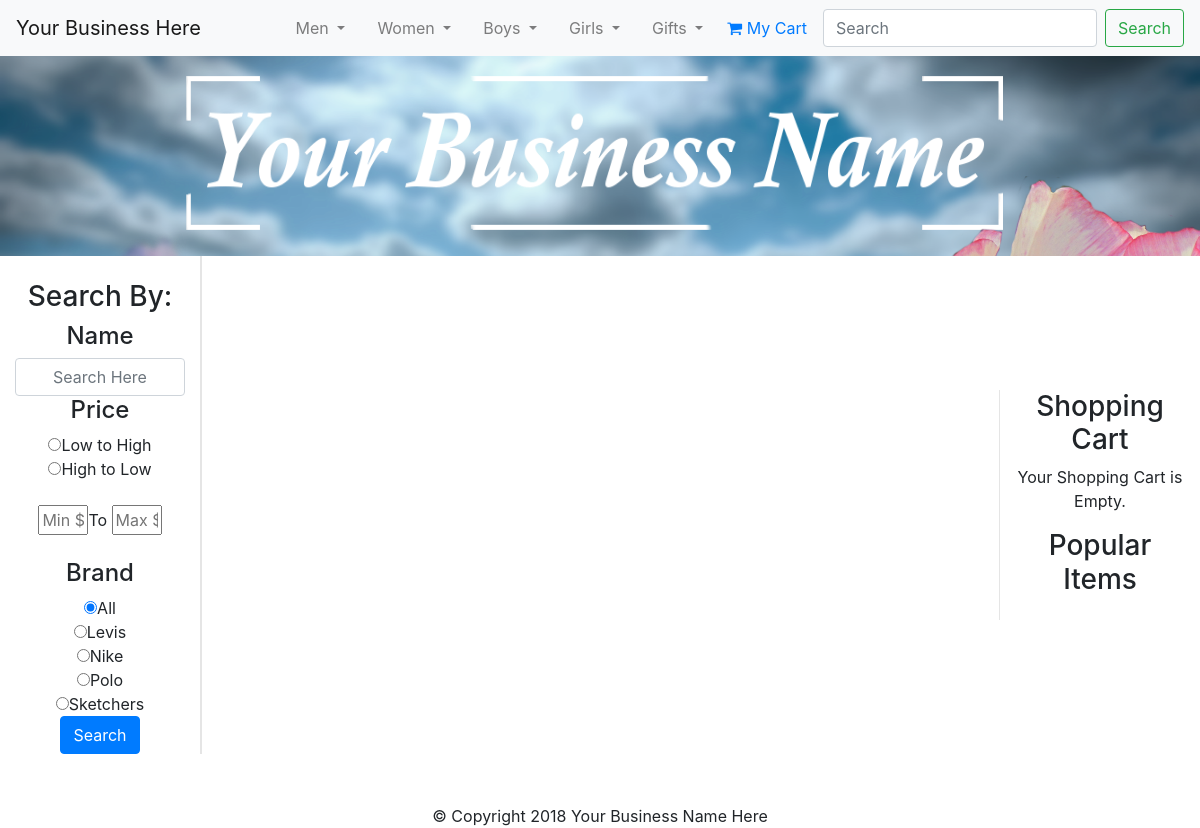
/category.php, run on an earlier commit of the app's database.
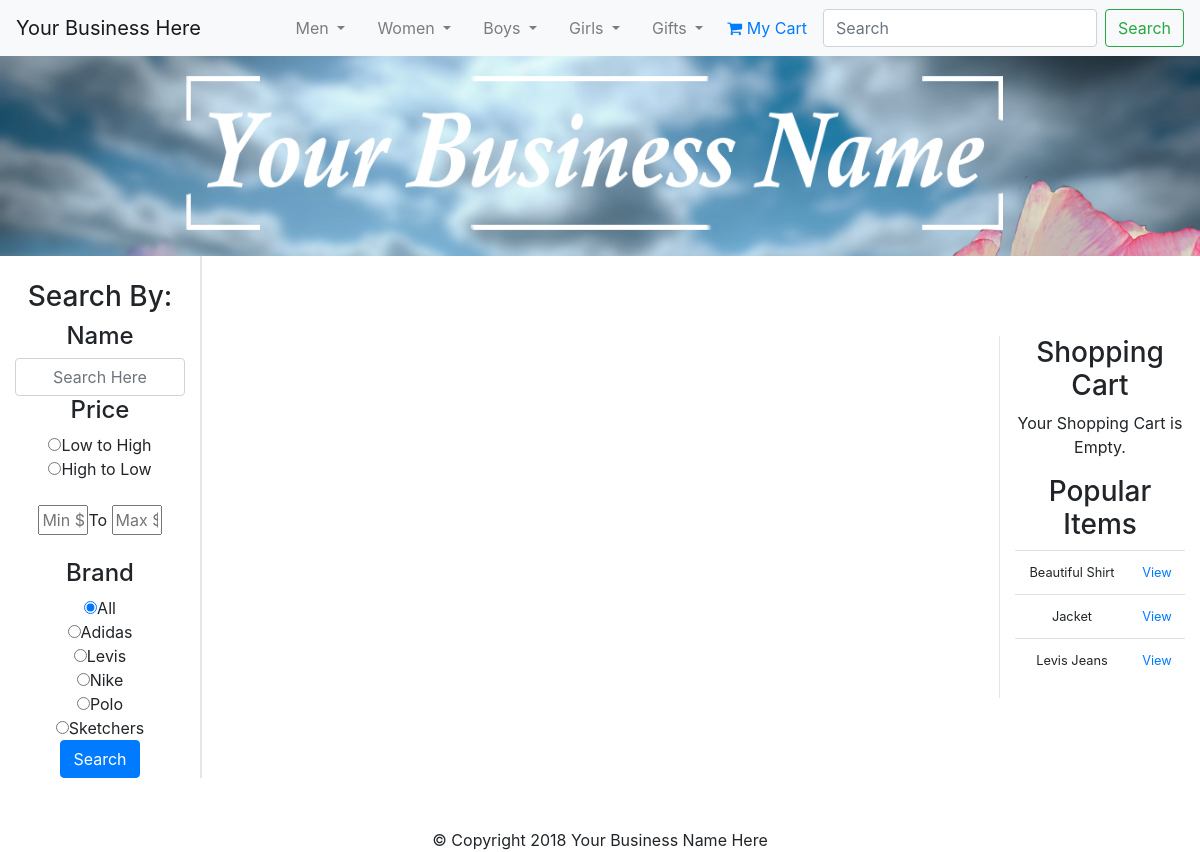
And on a later commit of the database.
### tables this page shows
CREATE TABLE IF NOT EXISTS `categories` (
  `id` int(11) NOT NULL AUTO_INCREMENT,
  `category` varchar(255) NOT NULL,
  `parent` int(11) NOT NULL DEFAULT '0',
  PRIMARY KEY (`id`)
);

CREATE TABLE IF NOT EXISTS `brand` (
  `id` int(11) NOT NULL AUTO_INCREMENT,
  `brand` varchar(255) NOT NULL,
  PRIMARY KEY (`id`)
);

CREATE TABLE IF NOT EXISTS `products` (
  `id` int(11) NOT NULL AUTO_INCREMENT,
  `title` varchar(255) NOT NULL,
  `price` decimal(10,2) NOT NULL,
  `list_price` decimal(10,2) NOT NULL,
  `brand` int(11) NOT NULL,
  `categories` varchar(255) NOT NULL,
  `image` text NOT NULL,
  `description` text NOT NULL,
  `featured` tinyint(4) NOT NULL DEFAULT '0',
  `sizes` text NOT NULL,
  `deleted` tinyint(4) NOT NULL DEFAULT '0',
  `sounds_like` varchar(255) NOT NULL,
  PRIMARY KEY (`id`)
);

### includes/widgets/filters.php (the view, shortened to what this page needs)
<?php
	require_once 'core/init.php';
  $price_sort = ((isset($_REQUEST['price_sort']))?sanitize($_REQUEST['price_sort']): '');
  $min_price = ((isset($_REQUEST['min_price']))?sanitize($_REQUEST['min_price']): '');
  $max_price = ((isset($_REQUEST['max_price']))?sanitize($_REQUEST['max_price']): '');
  $brand = ((isset($_REQUEST['brand']))?sanitize($_REQUEST['brand']): '');
  $brand_query = $db->query("SELECT * FROM brand ORDER BY brand");
  ?>
  <br />
  <h3 class="text-center">Search By:</h3>
  <h4 class="text-center">Name</h4>
  <form action="search.php" method="post">
    <input class="form-control text-center" type="text" name="search_name" placeholder="Search Here">
    <h4 class="text-center">Price</h4>
    <input type="radio" name="price_sort" value="low"
    <?=(($price_sort == 'low')?' checked':'');?>>Low to High<br />
    <input type="radio" name="price_sort" value="high"
    <?=(($price_sort == 'high')?' checked':'');?>>High to Low<br />
    <br />
    <input type="text" name="min_price" class="price-range" placeholder="Min $" value="<?=$min_price;?>">To
    <input type="text" name="max_price" class="price-range" placeholder="Max $" value="<?=$max_price;?>"><br /><br />
    <h4 class="text-center">Brand</h4>
    <input type="radio" name="brand" value=""<?=(($brand == '')?' checked':'');?>>All<br />
    <?php while($brand_name = mysqli_fetch_assoc($brand_query)): ?>
      <input type="radio" name="brand" value="<?=$brand_name['id']?>"<?=(($brand == $brand_name['id'])?' checked':'')?>><?=$brand_name['brand'];?><br />
    <?php endwhile; ?>
    <input type="submit" value="Search" class="btn btn-xs btn-primary">
  </form>

### includes/navigation.php (shortened to what this page needs)
<?php
	$sql = "SELECT * FROM categories WHERE parent = 0";
	$pquery = $db->query($sql);
?>
<nav class="navbar navbar-expand-lg navbar-light bg-light">
		<a class="navbar-brand" href="index.php">Your Business Here</a>
  <div class="collapse navbar-collapse" id="navbarSupportedContent">
    <ul class="navbar-nav ml-auto">
			<?php while($parent = mysqli_fetch_assoc($pquery)) : ?>
			<li class="nav-item dropdown">
				<a href="#" class="nav-link dropdown-toggle" id="navbarDropdown" role="button" data-toggle="dropdown" aria-haspopup="true" aria-expanded="false"><?php echo $parent['category']; ?> <span class="caret"></span></a>
			</li>
			<?php endwhile; ?>
			<li style="margin-top:.5em; padding-right: 1em;"><a href="cart.php"><i class="fa fa-shopping-cart" aria-hidden="true"></i> My Cart </a></li>
		</ul>
    <form action="search.php" method="post" class="form-inline my-2 my-lg-0">
      <input name="search_name" class="form-control mr-sm-2" type="search" placeholder="Search" aria-label="Search">
      <button class="btn btn-outline-success my-2 my-sm-0" type="submit">Search</button>
    </form>
  </div>
</nav>

### includes/widgets/recent.php
<h3 class="text-center">Popular Items</h3>
<?php
  $trans_query = $db->query("SELECT * FROM cart WHERE paid = 1 ORDER BY id DESC LIMIT 5");
  $results = array();
  while($row = mysqli_fetch_assoc($trans_query)){
    $results[] = $row;
  }
  $row_count = $trans_query->num_rows;
  $used_ids = array();
  for($i=0;$i<$row_count;$i++){
    $json_items = $results[$i]['items'];
    $items = json_decode($json_items, true);
    foreach ($items as $item) {
      if(!in_array($item['id'], $used_ids)){
      $used_ids[] = $item['id'];
    }
    }
}
?>
<div id="recent_widget">
  <table class="table table-condensed">
    <?php foreach ($used_ids as $id):
      $product_query = $db->query("SELECT id, title FROM products WHERE id = '{$id}'");
      $product = mysqli_fetch_assoc($product_query);
      ?>
      <tr>
        <td><?=substr($product['title'],0,15);?></td>
        <td><a class="text-primary" onclick="detailsmodal('<?=$product['id'];?>')">View</a></td>
      </tr>
    <?php endforeach; ?>
  </table>
</div>

What changed in the data, as far as the page shows it:
added brand: brand "Adidas"
now on this page (row edited): products: title "Beautiful Shirt"
added products: title "Jacket"
now on this page (row edited): products: title "Levis Jeans"
